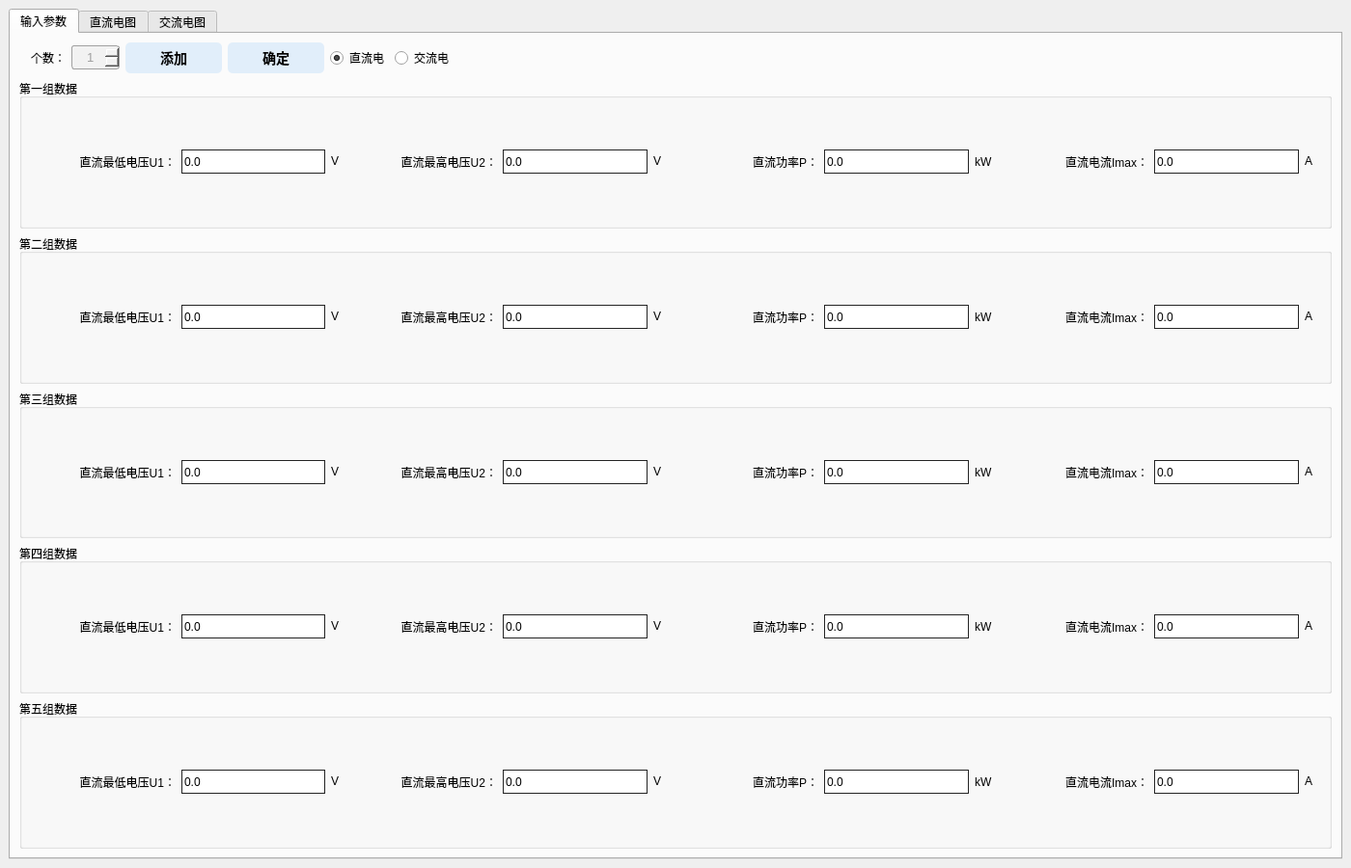
<?xml version="1.0" encoding="UTF-8"?>
<ui version="4.0">
 <class>widget</class>
 <widget class="QMainWindow" name="widget">
  <property name="geometry">
   <rect>
    <x>0</x>
    <y>0</y>
    <width>1400</width>
    <height>900</height>
   </rect>
  </property>
  <property name="windowTitle">
   <string>widget</string>
  </property>
  <property name="styleSheet">
   <string notr="true">* {
	outline: none;
}

QPushButton
{
	background-color: #e1eefa; /*背景色*/ 
	border-style: outset;
	border-width: 0px;
	border-radius:5px; /*边界圆滑*/
	font: bold 14px;
	color:black; /*字体颜色*/
	font-family:;
	font: 9pt &quot;宋体&quot;;
	padding: 5px;
}
 
QPushButton:hover
{
	background-color: #1E90FF;
}
 
QPushButton:pressed
{
	background-color: rgb(0, 150, 0); /*伪状态经过时背景色*/ 
	border-style: inset;
}
QPushButton:!enabled{
	background-color: rgb(188, 188, 188);
	border-style: inset;
}</string>
  </property>
  <widget class="QWidget" name="centralwidget">
   <layout class="QGridLayout" name="gridLayout">
    <item row="0" column="0">
     <widget class="QTabWidget" name="tabWidget">
      <property name="currentIndex">
       <number>0</number>
      </property>
      <widget class="QWidget" name="tab">
       <attribute name="title">
        <string>输入参数</string>
       </attribute>
       <layout class="QGridLayout" name="gridLayout_8">
        <item row="1" column="1" colspan="9">
         <widget class="QGroupBox" name="groupBox_1">
          <property name="title">
           <string>第一组数据</string>
          </property>
          <layout class="QGridLayout" name="gridLayout_3">
           <item row="0" column="2">
            <widget class="QLabel" name="label_3">
             <property name="minimumSize">
              <size>
               <width>16</width>
               <height>16</height>
              </size>
             </property>
             <property name="maximumSize">
              <size>
               <width>16</width>
               <height>16</height>
              </size>
             </property>
             <property name="text">
              <string>V</string>
             </property>
            </widget>
           </item>
           <item row="0" column="4">
            <widget class="QDoubleSpinBox" name="text_1_u2">
             <property name="minimumSize">
              <size>
               <width>0</width>
               <height>25</height>
              </size>
             </property>
             <property name="styleSheet">
              <string notr="true">QDoubleSpinBox
{
	border:1px solid #242424;
}
 
QDoubleSpinBox::up-button,QDoubleSpinBox::down-button
{
	width:0px;
}</string>
             </property>
             <property name="decimals">
              <number>1</number>
             </property>
             <property name="maximum">
              <double>10000000000000000.000000000000000</double>
             </property>
             <property name="value">
              <double>0.000000000000000</double>
             </property>
            </widget>
           </item>
           <item row="0" column="9">
            <widget class="QLabel" name="label_8">
             <property name="text">
              <string>直流电流Imax：</string>
             </property>
             <property name="alignment">
              <set>Qt::AlignRight|Qt::AlignTrailing|Qt::AlignVCenter</set>
             </property>
            </widget>
           </item>
           <item row="0" column="5">
            <widget class="QLabel" name="label_4">
             <property name="minimumSize">
              <size>
               <width>16</width>
               <height>16</height>
              </size>
             </property>
             <property name="maximumSize">
              <size>
               <width>16</width>
               <height>16</height>
              </size>
             </property>
             <property name="text">
              <string>V</string>
             </property>
            </widget>
           </item>
           <item row="0" column="0">
            <widget class="QLabel" name="label">
             <property name="text">
              <string>直流最低电压U1：</string>
             </property>
             <property name="alignment">
              <set>Qt::AlignRight|Qt::AlignTrailing|Qt::AlignVCenter</set>
             </property>
            </widget>
           </item>
           <item row="0" column="8">
            <widget class="QLabel" name="label_5">
             <property name="minimumSize">
              <size>
               <width>25</width>
               <height>25</height>
              </size>
             </property>
             <property name="maximumSize">
              <size>
               <width>25</width>
               <height>25</height>
              </size>
             </property>
             <property name="text">
              <string>kW</string>
             </property>
            </widget>
           </item>
           <item row="0" column="1">
            <widget class="QDoubleSpinBox" name="text_1_u1">
             <property name="minimumSize">
              <size>
               <width>0</width>
               <height>25</height>
              </size>
             </property>
             <property name="styleSheet">
              <string notr="true">QDoubleSpinBox
{
	border:1px solid #242424;
}
 
QDoubleSpinBox::up-button,QDoubleSpinBox::down-button
{
	width:0px;
}</string>
             </property>
             <property name="decimals">
              <number>1</number>
             </property>
             <property name="maximum">
              <double>10000000000000000.000000000000000</double>
             </property>
             <property name="value">
              <double>0.000000000000000</double>
             </property>
            </widget>
           </item>
           <item row="0" column="6">
            <widget class="QLabel" name="label_6">
             <property name="text">
              <string>直流功率P：</string>
             </property>
             <property name="alignment">
              <set>Qt::AlignRight|Qt::AlignTrailing|Qt::AlignVCenter</set>
             </property>
            </widget>
           </item>
           <item row="0" column="11">
            <widget class="QLabel" name="label_7">
             <property name="minimumSize">
              <size>
               <width>16</width>
               <height>16</height>
              </size>
             </property>
             <property name="maximumSize">
              <size>
               <width>16</width>
               <height>16</height>
              </size>
             </property>
             <property name="text">
              <string>A</string>
             </property>
            </widget>
           </item>
           <item row="0" column="7">
            <widget class="QDoubleSpinBox" name="text_1_p">
             <property name="minimumSize">
              <size>
               <width>0</width>
               <height>25</height>
              </size>
             </property>
             <property name="styleSheet">
              <string notr="true">QDoubleSpinBox
{
	border:1px solid #242424;
}
 
QDoubleSpinBox::up-button,QDoubleSpinBox::down-button
{
	width:0px;
}</string>
             </property>
             <property name="decimals">
              <number>1</number>
             </property>
             <property name="maximum">
              <double>10000000000000000.000000000000000</double>
             </property>
             <property name="value">
              <double>0.000000000000000</double>
             </property>
            </widget>
           </item>
           <item row="0" column="3">
            <widget class="QLabel" name="label_2">
             <property name="text">
              <string>直流最高电压U2：</string>
             </property>
             <property name="alignment">
              <set>Qt::AlignRight|Qt::AlignTrailing|Qt::AlignVCenter</set>
             </property>
            </widget>
           </item>
           <item row="0" column="10">
            <widget class="QDoubleSpinBox" name="text_1_Imax">
             <property name="minimumSize">
              <size>
               <width>0</width>
               <height>25</height>
              </size>
             </property>
             <property name="styleSheet">
              <string notr="true">QDoubleSpinBox
{
	border:1px solid #242424;
}
 
QDoubleSpinBox::up-button,QDoubleSpinBox::down-button
{
	width:0px;
}</string>
             </property>
             <property name="decimals">
              <number>1</number>
             </property>
             <property name="maximum">
              <double>10000000000000000.000000000000000</double>
             </property>
             <property name="value">
              <double>0.000000000000000</double>
             </property>
            </widget>
           </item>
          </layout>
         </widget>
        </item>
        <item row="0" column="3">
         <widget class="QLabel" name="label_41">
          <property name="text">
           <string>个数：</string>
          </property>
         </widget>
        </item>
        <item row="2" column="1" colspan="9">
         <widget class="QGroupBox" name="groupBox_2">
          <property name="title">
           <string>第二组数据</string>
          </property>
          <layout class="QGridLayout" name="gridLayout_4">
           <item row="0" column="9">
            <widget class="QLabel" name="label_15">
             <property name="text">
              <string>直流电流Imax：</string>
             </property>
             <property name="alignment">
              <set>Qt::AlignRight|Qt::AlignTrailing|Qt::AlignVCenter</set>
             </property>
            </widget>
           </item>
           <item row="0" column="2">
            <widget class="QLabel" name="label_10">
             <property name="minimumSize">
              <size>
               <width>16</width>
               <height>16</height>
              </size>
             </property>
             <property name="maximumSize">
              <size>
               <width>16</width>
               <height>16</height>
              </size>
             </property>
             <property name="text">
              <string>V</string>
             </property>
            </widget>
           </item>
           <item row="0" column="11">
            <widget class="QLabel" name="label_16">
             <property name="minimumSize">
              <size>
               <width>16</width>
               <height>16</height>
              </size>
             </property>
             <property name="maximumSize">
              <size>
               <width>16</width>
               <height>16</height>
              </size>
             </property>
             <property name="text">
              <string>A</string>
             </property>
            </widget>
           </item>
           <item row="0" column="7">
            <widget class="QDoubleSpinBox" name="text_2_p">
             <property name="minimumSize">
              <size>
               <width>0</width>
               <height>25</height>
              </size>
             </property>
             <property name="styleSheet">
              <string notr="true">QDoubleSpinBox
{
	border:1px solid #242424;
}
 
QDoubleSpinBox::up-button,QDoubleSpinBox::down-button
{
	width:0px;
}</string>
             </property>
             <property name="decimals">
              <number>1</number>
             </property>
             <property name="maximum">
              <double>10000000000000000.000000000000000</double>
             </property>
             <property name="value">
              <double>0.000000000000000</double>
             </property>
            </widget>
           </item>
           <item row="0" column="3">
            <widget class="QLabel" name="label_11">
             <property name="text">
              <string>直流最高电压U2：</string>
             </property>
             <property name="alignment">
              <set>Qt::AlignRight|Qt::AlignTrailing|Qt::AlignVCenter</set>
             </property>
            </widget>
           </item>
           <item row="0" column="4">
            <widget class="QDoubleSpinBox" name="text_2_u2">
             <property name="minimumSize">
              <size>
               <width>0</width>
               <height>25</height>
              </size>
             </property>
             <property name="styleSheet">
              <string notr="true">QDoubleSpinBox
{
	border:1px solid #242424;
}
 
QDoubleSpinBox::up-button,QDoubleSpinBox::down-button
{
	width:0px;
}</string>
             </property>
             <property name="decimals">
              <number>1</number>
             </property>
             <property name="maximum">
              <double>10000000000000000.000000000000000</double>
             </property>
             <property name="value">
              <double>0.000000000000000</double>
             </property>
            </widget>
           </item>
           <item row="0" column="5">
            <widget class="QLabel" name="label_12">
             <property name="minimumSize">
              <size>
               <width>16</width>
               <height>16</height>
              </size>
             </property>
             <property name="maximumSize">
              <size>
               <width>16</width>
               <height>16</height>
              </size>
             </property>
             <property name="text">
              <string>V</string>
             </property>
            </widget>
           </item>
           <item row="0" column="1">
            <widget class="QDoubleSpinBox" name="text_2_u1">
             <property name="minimumSize">
              <size>
               <width>0</width>
               <height>25</height>
              </size>
             </property>
             <property name="styleSheet">
              <string notr="true">QDoubleSpinBox
{
	border:1px solid #242424;
}
 
QDoubleSpinBox::up-button,QDoubleSpinBox::down-button
{
	width:0px;
}</string>
             </property>
             <property name="decimals">
              <number>1</number>
             </property>
             <property name="maximum">
              <double>10000000000000000.000000000000000</double>
             </property>
             <property name="value">
              <double>0.000000000000000</double>
             </property>
            </widget>
           </item>
           <item row="0" column="0">
            <widget class="QLabel" name="label_9">
             <property name="text">
              <string>直流最低电压U1：</string>
             </property>
             <property name="alignment">
              <set>Qt::AlignRight|Qt::AlignTrailing|Qt::AlignVCenter</set>
             </property>
            </widget>
           </item>
           <item row="0" column="8">
            <widget class="QLabel" name="label_14">
             <property name="minimumSize">
              <size>
               <width>25</width>
               <height>25</height>
              </size>
             </property>
             <property name="maximumSize">
              <size>
               <width>25</width>
               <height>25</height>
              </size>
             </property>
             <property name="text">
              <string>kW</string>
             </property>
            </widget>
           </item>
           <item row="0" column="10">
            <widget class="QDoubleSpinBox" name="text_2_Imax">
             <property name="minimumSize">
              <size>
               <width>0</width>
               <height>25</height>
              </size>
             </property>
             <property name="styleSheet">
              <string notr="true">QDoubleSpinBox
{
	border:1px solid #242424;
}
 
QDoubleSpinBox::up-button,QDoubleSpinBox::down-button
{
	width:0px;
}</string>
             </property>
             <property name="decimals">
              <number>1</number>
             </property>
             <property name="maximum">
              <double>10000000000000000.000000000000000</double>
             </property>
             <property name="value">
              <double>0.000000000000000</double>
             </property>
            </widget>
           </item>
           <item row="0" column="6">
            <widget class="QLabel" name="label_13">
             <property name="text">
              <string>直流功率P：</string>
             </property>
             <property name="alignment">
              <set>Qt::AlignRight|Qt::AlignTrailing|Qt::AlignVCenter</set>
             </property>
            </widget>
           </item>
          </layout>
         </widget>
        </item>
        <item row="0" column="4">
         <widget class="QSpinBox" name="text">
          <property name="minimumSize">
           <size>
            <width>50</width>
            <height>25</height>
           </size>
          </property>
          <property name="styleSheet">
           <string notr="true">
QSpinBox {
	border: 1px solid #A0A0A0; /* 边框宽度为1px，颜色为#A0A0A0 */
	border-radius: 3px; /* 边框圆角 */
	padding-left: 5px; /* 文本距离左边界有5px */
	background-color: #F2F2F2; /* 背景颜色 */
	color: #A0A0A0; /* 文本颜色 */
	selection-background-color: #A0A0A0; /* 选中文本的背景颜色 */
	selection-color: #F2F2F2; /* 选中文本的颜色 */
	font-family: &quot;Microsoft YaHei&quot;; /* 文本字体族 */
	font-size: 10pt; /* 文本字体大小 */
}

QSpinBox:hover { /* 鼠标悬浮在QLineEdit时的状态 */
	border: 1px solid #298DFF;
	border-radius: 3px;
	background-color: #F2F2F2;
	color: #298DFF;
	selection-background-color: #298DFF;
	selection-color: #F2F2F2;
}

QSpinBox[echoMode=&quot;2&quot;] { /* QLineEdit有输入掩码时的状态 */
	lineedit-password-character: 9679;
	lineedit-password-mask-delay: 2000;
}

QSpinBox:disabled { /* QLineEdit在禁用时的状态 */
	border: 1px solid #CDCDCD;
	background-color: #CDCDCD;
	color: #B4B4B4;
}

QSpinBox:read-only { /* QLineEdit在只读时的状态 */
	background-color: #CDCDCD;
	color: #F2F2F2;
}</string>
          </property>
          <property name="alignment">
           <set>Qt::AlignCenter</set>
          </property>
          <property name="minimum">
           <number>1</number>
          </property>
          <property name="maximum">
           <number>5</number>
          </property>
         </widget>
        </item>
        <item row="4" column="1" colspan="9">
         <widget class="QGroupBox" name="groupBox_4">
          <property name="title">
           <string>第四组数据</string>
          </property>
          <layout class="QGridLayout" name="gridLayout_6">
           <item row="0" column="3">
            <widget class="QLabel" name="label_27">
             <property name="text">
              <string>直流最高电压U2：</string>
             </property>
             <property name="alignment">
              <set>Qt::AlignRight|Qt::AlignTrailing|Qt::AlignVCenter</set>
             </property>
            </widget>
           </item>
           <item row="0" column="10">
            <widget class="QDoubleSpinBox" name="text_4_Imax">
             <property name="minimumSize">
              <size>
               <width>0</width>
               <height>25</height>
              </size>
             </property>
             <property name="styleSheet">
              <string notr="true">QDoubleSpinBox
{
	border:1px solid #242424;
}
 
QDoubleSpinBox::up-button,QDoubleSpinBox::down-button
{
	width:0px;
}</string>
             </property>
             <property name="decimals">
              <number>1</number>
             </property>
             <property name="maximum">
              <double>10000000000000000.000000000000000</double>
             </property>
             <property name="value">
              <double>0.000000000000000</double>
             </property>
            </widget>
           </item>
           <item row="0" column="7">
            <widget class="QDoubleSpinBox" name="text_4_p">
             <property name="minimumSize">
              <size>
               <width>0</width>
               <height>25</height>
              </size>
             </property>
             <property name="styleSheet">
              <string notr="true">QDoubleSpinBox
{
	border:1px solid #242424;
}
 
QDoubleSpinBox::up-button,QDoubleSpinBox::down-button
{
	width:0px;
}</string>
             </property>
             <property name="decimals">
              <number>1</number>
             </property>
             <property name="maximum">
              <double>10000000000000000.000000000000000</double>
             </property>
             <property name="value">
              <double>0.000000000000000</double>
             </property>
            </widget>
           </item>
           <item row="0" column="2">
            <widget class="QLabel" name="label_26">
             <property name="minimumSize">
              <size>
               <width>16</width>
               <height>16</height>
              </size>
             </property>
             <property name="maximumSize">
              <size>
               <width>16</width>
               <height>16</height>
              </size>
             </property>
             <property name="text">
              <string>V</string>
             </property>
            </widget>
           </item>
           <item row="0" column="11">
            <widget class="QLabel" name="label_32">
             <property name="minimumSize">
              <size>
               <width>16</width>
               <height>16</height>
              </size>
             </property>
             <property name="maximumSize">
              <size>
               <width>16</width>
               <height>16</height>
              </size>
             </property>
             <property name="text">
              <string>A</string>
             </property>
            </widget>
           </item>
           <item row="0" column="5">
            <widget class="QLabel" name="label_28">
             <property name="minimumSize">
              <size>
               <width>16</width>
               <height>16</height>
              </size>
             </property>
             <property name="maximumSize">
              <size>
               <width>16</width>
               <height>16</height>
              </size>
             </property>
             <property name="text">
              <string>V</string>
             </property>
            </widget>
           </item>
           <item row="0" column="8">
            <widget class="QLabel" name="label_30">
             <property name="minimumSize">
              <size>
               <width>25</width>
               <height>25</height>
              </size>
             </property>
             <property name="maximumSize">
              <size>
               <width>25</width>
               <height>25</height>
              </size>
             </property>
             <property name="text">
              <string>kW</string>
             </property>
            </widget>
           </item>
           <item row="0" column="0">
            <widget class="QLabel" name="label_25">
             <property name="text">
              <string>直流最低电压U1：</string>
             </property>
             <property name="alignment">
              <set>Qt::AlignRight|Qt::AlignTrailing|Qt::AlignVCenter</set>
             </property>
            </widget>
           </item>
           <item row="0" column="1">
            <widget class="QDoubleSpinBox" name="text_4_u1">
             <property name="minimumSize">
              <size>
               <width>0</width>
               <height>25</height>
              </size>
             </property>
             <property name="styleSheet">
              <string notr="true">QDoubleSpinBox
{
	border:1px solid #242424;
}
 
QDoubleSpinBox::up-button,QDoubleSpinBox::down-button
{
	width:0px;
}</string>
             </property>
             <property name="decimals">
              <number>1</number>
             </property>
             <property name="maximum">
              <double>10000000000000000.000000000000000</double>
             </property>
             <property name="value">
              <double>0.000000000000000</double>
             </property>
            </widget>
           </item>
           <item row="0" column="9">
            <widget class="QLabel" name="label_31">
             <property name="text">
              <string>直流电流Imax：</string>
             </property>
             <property name="alignment">
              <set>Qt::AlignRight|Qt::AlignTrailing|Qt::AlignVCenter</set>
             </property>
            </widget>
           </item>
           <item row="0" column="6">
            <widget class="QLabel" name="label_29">
             <property name="text">
              <string>直流功率P：</string>
             </property>
             <property name="alignment">
              <set>Qt::AlignRight|Qt::AlignTrailing|Qt::AlignVCenter</set>
             </property>
            </widget>
           </item>
           <item row="0" column="4">
            <widget class="QDoubleSpinBox" name="text_4_u2">
             <property name="minimumSize">
              <size>
               <width>0</width>
               <height>25</height>
              </size>
             </property>
             <property name="styleSheet">
              <string notr="true">QDoubleSpinBox
{
	border:1px solid #242424;
}
 
QDoubleSpinBox::up-button,QDoubleSpinBox::down-button
{
	width:0px;
}</string>
             </property>
             <property name="decimals">
              <number>1</number>
             </property>
             <property name="maximum">
              <double>10000000000000000.000000000000000</double>
             </property>
             <property name="value">
              <double>0.000000000000000</double>
             </property>
            </widget>
           </item>
          </layout>
         </widget>
        </item>
        <item row="3" column="1" colspan="9">
         <widget class="QGroupBox" name="groupBox_3">
          <property name="title">
           <string>第三组数据</string>
          </property>
          <layout class="QGridLayout" name="gridLayout_5">
           <item row="0" column="3">
            <widget class="QLabel" name="label_19">
             <property name="text">
              <string>直流最高电压U2：</string>
             </property>
             <property name="alignment">
              <set>Qt::AlignRight|Qt::AlignTrailing|Qt::AlignVCenter</set>
             </property>
            </widget>
           </item>
           <item row="0" column="8">
            <widget class="QLabel" name="label_22">
             <property name="minimumSize">
              <size>
               <width>25</width>
               <height>25</height>
              </size>
             </property>
             <property name="maximumSize">
              <size>
               <width>25</width>
               <height>25</height>
              </size>
             </property>
             <property name="text">
              <string>kW</string>
             </property>
            </widget>
           </item>
           <item row="0" column="0">
            <widget class="QLabel" name="label_17">
             <property name="text">
              <string>直流最低电压U1：</string>
             </property>
             <property name="alignment">
              <set>Qt::AlignRight|Qt::AlignTrailing|Qt::AlignVCenter</set>
             </property>
            </widget>
           </item>
           <item row="0" column="4">
            <widget class="QDoubleSpinBox" name="text_3_u2">
             <property name="minimumSize">
              <size>
               <width>0</width>
               <height>25</height>
              </size>
             </property>
             <property name="styleSheet">
              <string notr="true">QDoubleSpinBox
{
	border:1px solid #242424;
}
 
QDoubleSpinBox::up-button,QDoubleSpinBox::down-button
{
	width:0px;
}</string>
             </property>
             <property name="decimals">
              <number>1</number>
             </property>
             <property name="maximum">
              <double>10000000000000000.000000000000000</double>
             </property>
             <property name="value">
              <double>0.000000000000000</double>
             </property>
            </widget>
           </item>
           <item row="0" column="5">
            <widget class="QLabel" name="label_20">
             <property name="minimumSize">
              <size>
               <width>16</width>
               <height>16</height>
              </size>
             </property>
             <property name="maximumSize">
              <size>
               <width>16</width>
               <height>16</height>
              </size>
             </property>
             <property name="text">
              <string>V</string>
             </property>
            </widget>
           </item>
           <item row="0" column="7">
            <widget class="QDoubleSpinBox" name="text_3_p">
             <property name="minimumSize">
              <size>
               <width>0</width>
               <height>25</height>
              </size>
             </property>
             <property name="styleSheet">
              <string notr="true">QDoubleSpinBox
{
	border:1px solid #242424;
}
 
QDoubleSpinBox::up-button,QDoubleSpinBox::down-button
{
	width:0px;
}</string>
             </property>
             <property name="decimals">
              <number>1</number>
             </property>
             <property name="maximum">
              <double>10000000000000000.000000000000000</double>
             </property>
             <property name="value">
              <double>0.000000000000000</double>
             </property>
            </widget>
           </item>
           <item row="0" column="1">
            <widget class="QDoubleSpinBox" name="text_3_u1">
             <property name="minimumSize">
              <size>
               <width>0</width>
               <height>25</height>
              </size>
             </property>
             <property name="styleSheet">
              <string notr="true">QDoubleSpinBox
{
	border:1px solid #242424;
}
 
QDoubleSpinBox::up-button,QDoubleSpinBox::down-button
{
	width:0px;
}</string>
             </property>
             <property name="decimals">
              <number>1</number>
             </property>
             <property name="maximum">
              <double>10000000000000000.000000000000000</double>
             </property>
             <property name="value">
              <double>0.000000000000000</double>
             </property>
            </widget>
           </item>
           <item row="0" column="6">
            <widget class="QLabel" name="label_21">
             <property name="text">
              <string>直流功率P：</string>
             </property>
             <property name="alignment">
              <set>Qt::AlignRight|Qt::AlignTrailing|Qt::AlignVCenter</set>
             </property>
            </widget>
           </item>
           <item row="0" column="11">
            <widget class="QLabel" name="label_24">
             <property name="minimumSize">
              <size>
               <width>16</width>
               <height>16</height>
              </size>
             </property>
             <property name="maximumSize">
              <size>
               <width>16</width>
               <height>16</height>
              </size>
             </property>
             <property name="text">
              <string>A</string>
             </property>
            </widget>
           </item>
           <item row="0" column="9">
            <widget class="QLabel" name="label_23">
             <property name="text">
              <string>直流电流Imax：</string>
             </property>
             <property name="alignment">
              <set>Qt::AlignRight|Qt::AlignTrailing|Qt::AlignVCenter</set>
             </property>
            </widget>
           </item>
           <item row="0" column="10">
            <widget class="QDoubleSpinBox" name="text_3_Imax">
             <property name="minimumSize">
              <size>
               <width>0</width>
               <height>25</height>
              </size>
             </property>
             <property name="styleSheet">
              <string notr="true">QDoubleSpinBox
{
	border:1px solid #242424;
}
 
QDoubleSpinBox::up-button,QDoubleSpinBox::down-button
{
	width:0px;
}</string>
             </property>
             <property name="decimals">
              <number>1</number>
             </property>
             <property name="maximum">
              <double>10000000000000000.000000000000000</double>
             </property>
             <property name="value">
              <double>0.000000000000000</double>
             </property>
            </widget>
           </item>
           <item row="0" column="2">
            <widget class="QLabel" name="label_18">
             <property name="minimumSize">
              <size>
               <width>16</width>
               <height>16</height>
              </size>
             </property>
             <property name="maximumSize">
              <size>
               <width>16</width>
               <height>16</height>
              </size>
             </property>
             <property name="text">
              <string>V</string>
             </property>
            </widget>
           </item>
          </layout>
         </widget>
        </item>
        <item row="0" column="8">
         <widget class="QRadioButton" name="radioButton_2">
          <property name="text">
           <string>交流电</string>
          </property>
         </widget>
        </item>
        <item row="0" column="9">
         <spacer name="horizontalSpacer">
          <property name="orientation">
           <enum>Qt::Horizontal</enum>
          </property>
          <property name="sizeHint" stdset="0">
           <size>
            <width>881</width>
            <height>20</height>
           </size>
          </property>
         </spacer>
        </item>
        <item row="0" column="6">
         <widget class="QPushButton" name="btnOK">
          <property name="minimumSize">
           <size>
            <width>100</width>
            <height>30</height>
           </size>
          </property>
          <property name="text">
           <string>确定</string>
          </property>
         </widget>
        </item>
        <item row="5" column="1" colspan="9">
         <widget class="QGroupBox" name="groupBox_5">
          <property name="title">
           <string>第五组数据</string>
          </property>
          <layout class="QGridLayout" name="gridLayout_7">
           <item row="0" column="3">
            <widget class="QLabel" name="label_35">
             <property name="text">
              <string>直流最高电压U2：</string>
             </property>
             <property name="alignment">
              <set>Qt::AlignRight|Qt::AlignTrailing|Qt::AlignVCenter</set>
             </property>
            </widget>
           </item>
           <item row="0" column="6">
            <widget class="QLabel" name="label_37">
             <property name="text">
              <string>直流功率P：</string>
             </property>
             <property name="alignment">
              <set>Qt::AlignRight|Qt::AlignTrailing|Qt::AlignVCenter</set>
             </property>
            </widget>
           </item>
           <item row="0" column="9">
            <widget class="QLabel" name="label_39">
             <property name="text">
              <string>直流电流Imax：</string>
             </property>
             <property name="alignment">
              <set>Qt::AlignRight|Qt::AlignTrailing|Qt::AlignVCenter</set>
             </property>
            </widget>
           </item>
           <item row="0" column="8">
            <widget class="QLabel" name="label_38">
             <property name="minimumSize">
              <size>
               <width>25</width>
               <height>25</height>
              </size>
             </property>
             <property name="maximumSize">
              <size>
               <width>25</width>
               <height>25</height>
              </size>
             </property>
             <property name="text">
              <string>kW</string>
             </property>
            </widget>
           </item>
           <item row="0" column="11">
            <widget class="QLabel" name="label_40">
             <property name="minimumSize">
              <size>
               <width>16</width>
               <height>16</height>
              </size>
             </property>
             <property name="maximumSize">
              <size>
               <width>16</width>
               <height>16</height>
              </size>
             </property>
             <property name="text">
              <string>A</string>
             </property>
            </widget>
           </item>
           <item row="0" column="5">
            <widget class="QLabel" name="label_36">
             <property name="minimumSize">
              <size>
               <width>16</width>
               <height>16</height>
              </size>
             </property>
             <property name="maximumSize">
              <size>
               <width>16</width>
               <height>16</height>
              </size>
             </property>
             <property name="text">
              <string>V</string>
             </property>
            </widget>
           </item>
           <item row="0" column="7">
            <widget class="QDoubleSpinBox" name="text_5_p">
             <property name="minimumSize">
              <size>
               <width>0</width>
               <height>25</height>
              </size>
             </property>
             <property name="styleSheet">
              <string notr="true">QDoubleSpinBox
{
	border:1px solid #242424;
}
 
QDoubleSpinBox::up-button,QDoubleSpinBox::down-button
{
	width:0px;
}</string>
             </property>
             <property name="decimals">
              <number>1</number>
             </property>
             <property name="maximum">
              <double>10000000000000000.000000000000000</double>
             </property>
             <property name="value">
              <double>0.000000000000000</double>
             </property>
            </widget>
           </item>
           <item row="0" column="1">
            <widget class="QDoubleSpinBox" name="text_5_u1">
             <property name="minimumSize">
              <size>
               <width>0</width>
               <height>25</height>
              </size>
             </property>
             <property name="styleSheet">
              <string notr="true">QDoubleSpinBox
{
	border:1px solid #242424;
}
 
QDoubleSpinBox::up-button,QDoubleSpinBox::down-button
{
	width:0px;
}</string>
             </property>
             <property name="decimals">
              <number>1</number>
             </property>
             <property name="maximum">
              <double>10000000000000000.000000000000000</double>
             </property>
             <property name="value">
              <double>0.000000000000000</double>
             </property>
            </widget>
           </item>
           <item row="0" column="2">
            <widget class="QLabel" name="label_34">
             <property name="minimumSize">
              <size>
               <width>16</width>
               <height>16</height>
              </size>
             </property>
             <property name="maximumSize">
              <size>
               <width>16</width>
               <height>16</height>
              </size>
             </property>
             <property name="text">
              <string>V</string>
             </property>
            </widget>
           </item>
           <item row="0" column="4">
            <widget class="QDoubleSpinBox" name="text_5_u2">
             <property name="minimumSize">
              <size>
               <width>0</width>
               <height>25</height>
              </size>
             </property>
             <property name="styleSheet">
              <string notr="true">QDoubleSpinBox
{
	border:1px solid #242424;
}
 
QDoubleSpinBox::up-button,QDoubleSpinBox::down-button
{
	width:0px;
}</string>
             </property>
             <property name="decimals">
              <number>1</number>
             </property>
             <property name="maximum">
              <double>10000000000000000.000000000000000</double>
             </property>
             <property name="value">
              <double>0.000000000000000</double>
             </property>
            </widget>
           </item>
           <item row="0" column="10">
            <widget class="QDoubleSpinBox" name="text_5_Imax">
             <property name="minimumSize">
              <size>
               <width>0</width>
               <height>25</height>
              </size>
             </property>
             <property name="styleSheet">
              <string notr="true">QDoubleSpinBox
{
	border:1px solid #242424;
}
 
QDoubleSpinBox::up-button,QDoubleSpinBox::down-button
{
	width:0px;
}</string>
             </property>
             <property name="decimals">
              <number>1</number>
             </property>
             <property name="maximum">
              <double>10000000000000000.000000000000000</double>
             </property>
             <property name="value">
              <double>0.000000000000000</double>
             </property>
            </widget>
           </item>
           <item row="0" column="0">
            <widget class="QLabel" name="label_33">
             <property name="text">
              <string>直流最低电压U1：</string>
             </property>
             <property name="alignment">
              <set>Qt::AlignRight|Qt::AlignTrailing|Qt::AlignVCenter</set>
             </property>
            </widget>
           </item>
          </layout>
         </widget>
        </item>
        <item row="0" column="5">
         <widget class="QPushButton" name="pushButton">
          <property name="minimumSize">
           <size>
            <width>100</width>
            <height>30</height>
           </size>
          </property>
          <property name="styleSheet">
           <string notr="true"/>
          </property>
          <property name="text">
           <string>添加</string>
          </property>
         </widget>
        </item>
        <item row="0" column="7">
         <widget class="QRadioButton" name="radioButton">
          <property name="text">
           <string>直流电</string>
          </property>
          <property name="checkable">
           <bool>true</bool>
          </property>
          <property name="checked">
           <bool>true</bool>
          </property>
         </widget>
        </item>
       </layout>
      </widget>
      <widget class="QWidget" name="tab_2">
       <attribute name="title">
        <string>直流电图</string>
       </attribute>
       <layout class="QGridLayout" name="gridLayout_2">
        <item row="0" column="0">
         <widget class="QChartView" name="chartView"/>
        </item>
       </layout>
      </widget>
      <widget class="QWidget" name="tab_3">
       <attribute name="title">
        <string>交流电图</string>
       </attribute>
       <layout class="QGridLayout" name="gridLayout_9">
        <item row="0" column="0">
         <widget class="QChartView" name="chartView_2"/>
        </item>
       </layout>
      </widget>
     </widget>
    </item>
   </layout>
  </widget>
 </widget>
 <customwidgets>
  <customwidget>
   <class>QChartView</class>
   <extends>QGraphicsView</extends>
   <header>qchartview.h</header>
  </customwidget>
 </customwidgets>
 <tabstops>
  <tabstop>text_1_u1</tabstop>
  <tabstop>text_1_u2</tabstop>
  <tabstop>text_1_p</tabstop>
  <tabstop>text_1_Imax</tabstop>
  <tabstop>text_2_u1</tabstop>
  <tabstop>text_2_u2</tabstop>
  <tabstop>text_2_p</tabstop>
  <tabstop>text_2_Imax</tabstop>
  <tabstop>text_3_u1</tabstop>
  <tabstop>text_3_u2</tabstop>
  <tabstop>text_3_p</tabstop>
  <tabstop>text_3_Imax</tabstop>
  <tabstop>text_4_u1</tabstop>
  <tabstop>text_4_u2</tabstop>
  <tabstop>text_4_p</tabstop>
  <tabstop>text_4_Imax</tabstop>
  <tabstop>text_5_u1</tabstop>
  <tabstop>text_5_u2</tabstop>
  <tabstop>text_5_p</tabstop>
  <tabstop>text_5_Imax</tabstop>
  <tabstop>tabWidget</tabstop>
  <tabstop>chartView</tabstop>
 </tabstops>
 <resources/>
 <connections/>
</ui>
